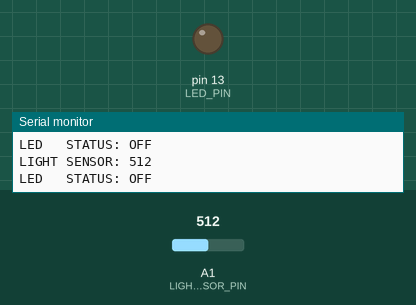
The sketch below on a simulated Arduino Uno, built with avr-gcc and run on an emulated ATmega328P. Shown: output pins drawn as LEDs (lit = HIGH), the last lines printed to the serial monitor. The test bench sets the inputs (shaded band); at power-on: A1 (LIGHT_SENSOR_PIN) = 512.

Above: at 1.3 s.
1.4 s: A1 (LIGHT_SENSOR_PIN) set to 342
2.9 s: A1 (LIGHT_SENSOR_PIN) set to 323
At 3.9 s:
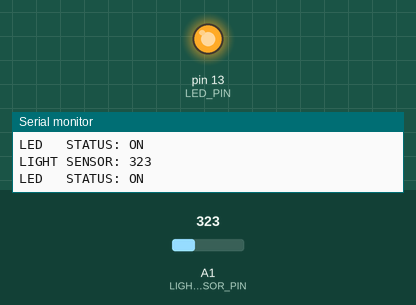
4.5 s: A1 (LIGHT_SENSOR_PIN) set to 511
At 5.1 s:
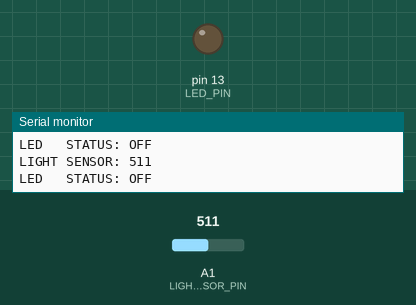
6.0 s: A1 (LIGHT_SENSOR_PIN) set to 306
At 6.3 s:
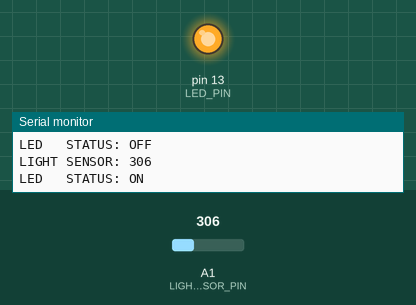
Timing chart, 0 to 8.5 s (numbered marks = the images above; inputs shaded):
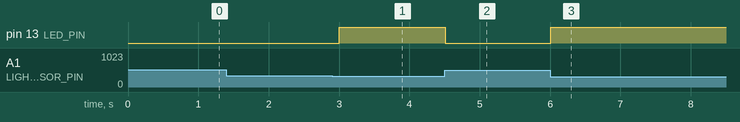

The sketch:

code.ino
```cpp
#define LED_PIN 13
#define LIGHT_SENSOR_PIN A1

int LED_ACTIVATION_VALUE = 330;
int SERIAL_OUTPUT_FREQUENCY = 500;  // Time between serial monitor outputs (in milliseconds)

void setup() {
  pinMode(LED_PIN, OUTPUT);
  pinMode(LIGHT_SENSOR_PIN, INPUT);
  Serial.begin(9600);  // Initialize serial communication for monitoring
}

void loop() {
  int sensorValue = analogRead(LIGHT_SENSOR_PIN);
  Serial.print("LIGHT SENSOR: ");
  Serial.println(sensorValue);

  Serial.print("LED   STATUS: ");
  if (sensorValue > LED_ACTIVATION_VALUE) { // bright environment
    digitalWrite(LED_PIN, LOW);  // LED off
    Serial.println("OFF");
  } else { // dark environment
    digitalWrite(LED_PIN, HIGH);  // LED on
    Serial.println("ON");
  }

  Serial.println();

  delay(SERIAL_OUTPUT_FREQUENCY);
}
```

Measured:
- the behaviour switches between 331 and 330 on A1 (LIGHT_SENSOR_PIN) (found by bisection; images 0 and 1)
- after the input at 2.9 s, pin 13 (LED_PIN): LOW → HIGH after 0.10 s
- after the input at 4.5 s, pin 13 (LED_PIN): HIGH → LOW at once
- after the input at 6.0 s, pin 13 (LED_PIN): LOW → HIGH at once
